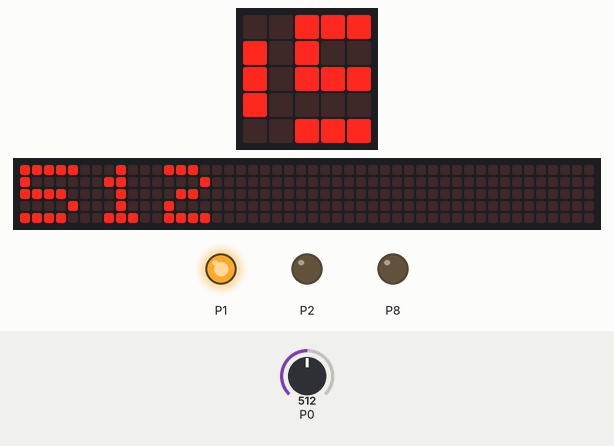
This program was run on a simulated BBC micro:bit (MakeCode). Parts: the board's 5×5 LED display, a strip that is not on the board, showing the scrolling text unrolled, output pins drawn as LEDs (lit = HIGH). The inputs (shaded band) are chosen by the test bench; at power-on: P0 = 512 (analog values on the 0–1023 scale). The 48×5 strip is a reading aid, not a part: it shows the text the display is scrolling, unrolled, one strip-width of it at a time.

Above: at 1.3 s.
1.4 s: P0 set to 710
At 1.59 s:
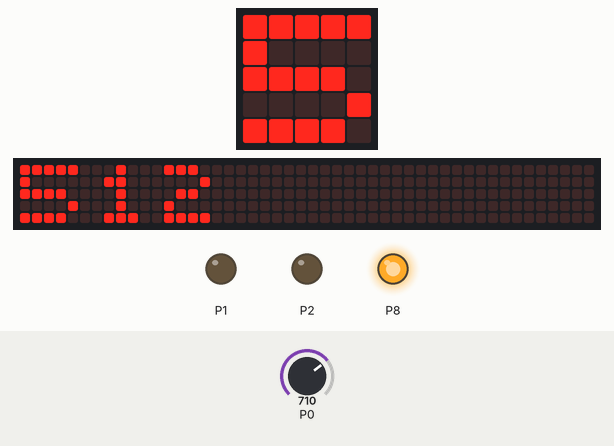
3.3 s: P0 set to 760
At 4.14 s:
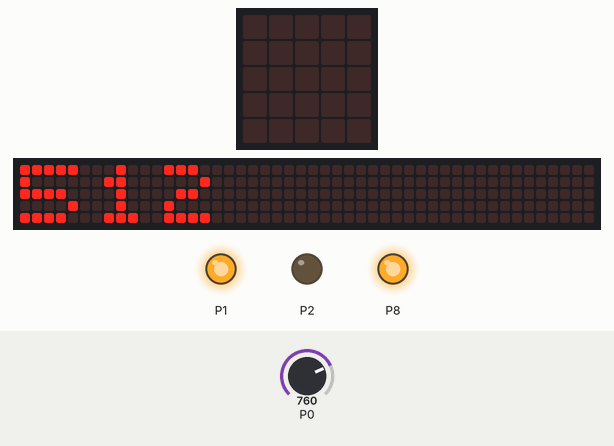
5.2 s: P0 set to 860
At 5.36 s:
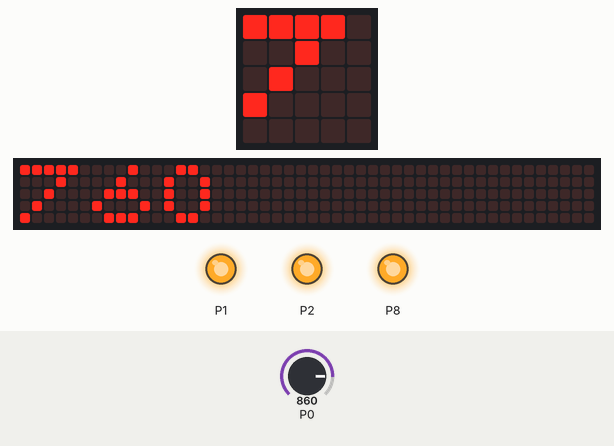
7.0 s: P0 set to 900
At 7.76 s:
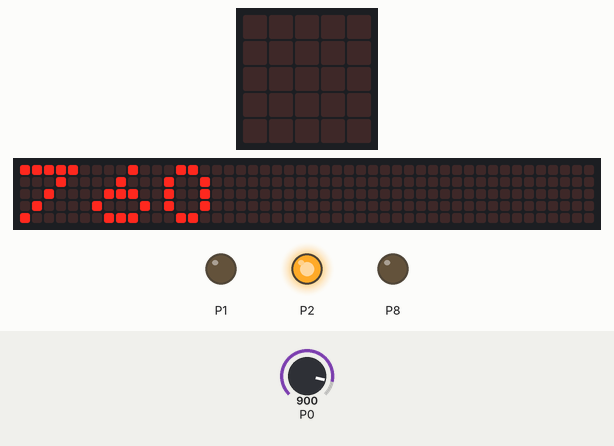
8.8 s: P0 set to 740
At 11.38 s:
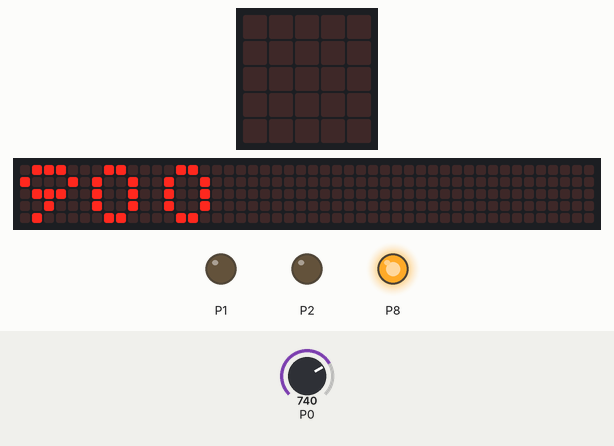
Timing chart, 0 to 12.8 s (numbered marks = the images above; inputs shaded):
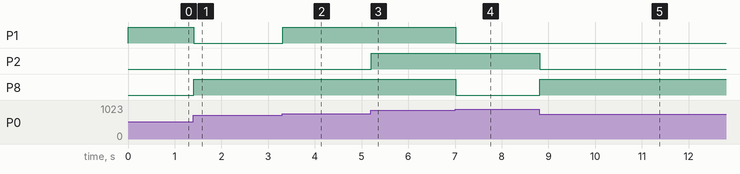

The program:

main.ts
```typescript
let intensite = 0
function bleu () {
    pins.digitalWritePin(DigitalPin.P1, 0)
    pins.digitalWritePin(DigitalPin.P2, 0)
    pins.digitalWritePin(DigitalPin.P8, 1)
}
function blanc () {
    pins.digitalWritePin(DigitalPin.P1, 1)
    pins.digitalWritePin(DigitalPin.P2, 1)
    pins.digitalWritePin(DigitalPin.P8, 1)
}
function mauve () {
    pins.digitalWritePin(DigitalPin.P1, 1)
    pins.digitalWritePin(DigitalPin.P2, 0)
    pins.digitalWritePin(DigitalPin.P8, 1)
}
function rouge () {
    pins.digitalWritePin(DigitalPin.P1, 1)
    pins.digitalWritePin(DigitalPin.P2, 0)
    pins.digitalWritePin(DigitalPin.P8, 0)
}
function vert () {
    pins.digitalWritePin(DigitalPin.P1, 0)
    pins.digitalWritePin(DigitalPin.P2, 1)
    pins.digitalWritePin(DigitalPin.P8, 0)
}
basic.forever(function () {
    basic.showNumber(intensite)
})
basic.forever(function () {
    intensite = pins.analogReadPin(AnalogPin.P0)
    if (intensite >= 900) {
        vert()
    } else if (intensite < 750 && intensite >= 700) {
        bleu()
    } else if (intensite < 850 && intensite >= 750) {
        mauve()
    } else if (intensite < 900 && intensite >= 850) {
        blanc()
    } else {
        rouge()
    }
})
```

test.ts
```typescript
// les tests vont ici ; cela ne sera pas compilé si ce paquet est utilisé en tant qu'extension.
```

Measured:
- after the input at 1.4 s, P1: HIGH → LOW at once; P8: LOW → HIGH at once
- after the input at 3.3 s, P1: LOW → HIGH at once
- after the input at 5.2 s, P2: LOW → HIGH at once
- after the input at 7.0 s, P1, P8: HIGH → LOW at once
- after the input at 8.8 s, P2: HIGH → LOW at once; P8: LOW → HIGH at once
- what the display in image 2 shows lasts 0.5 s, from 3.9 s to 4.4 s
